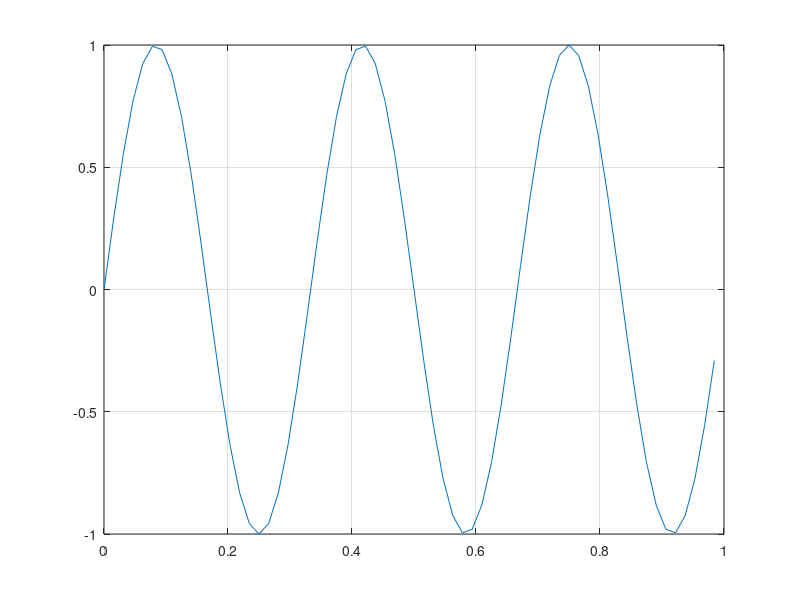
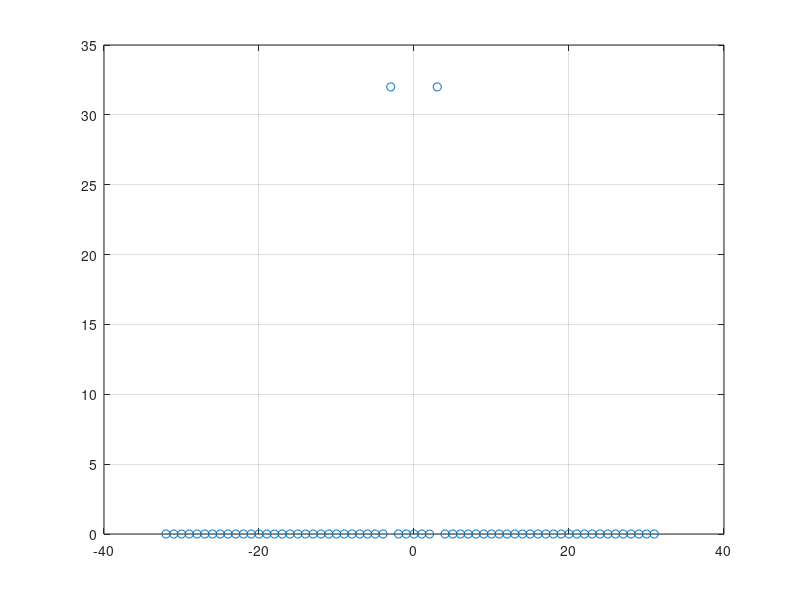
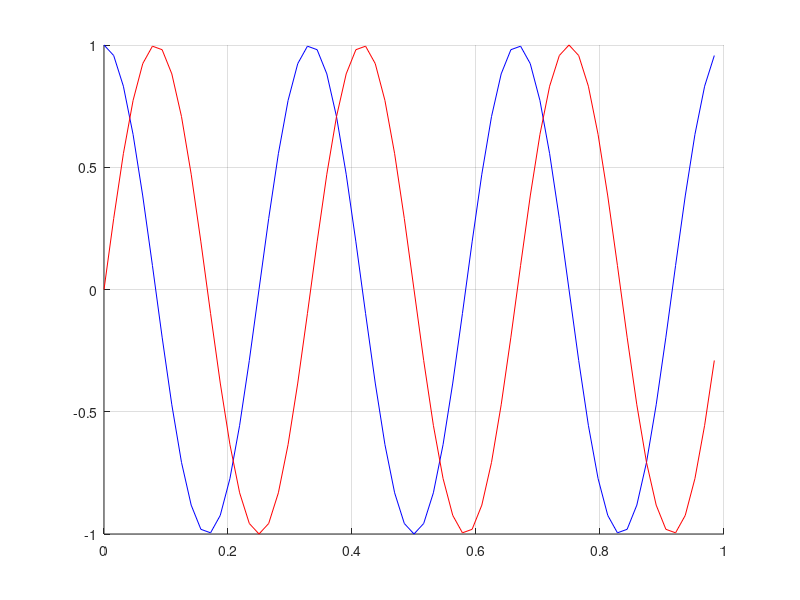

These charts were generated, in order, by the following MATLAB code:
clear all;
close all;

T = 1;  %length of sampling sequence in s
N = 64; %number of samples
M = 3; % number of periods per sequence
ts = T/N; %sample interval
fs = 1/ts %sampling frequency
tmax = (N-1)*ts;
t = 0:ts:tmax;
y = sin(2*pi*M*t);

fig01 = figure;
plot(t,y);
grid on;

%% We do the FT
Y = fft(y);

%% We create a frequency vector in natural order
% -fs/2, ..., 0, ... +fs/2
f =fftshift(( 0:(fs-1)) - fs/2);

%% Show Magnitude spectrum
% There shold be only two lines at -M and +M
figure;
plot(f,abs(Y),'o');
grid on;

%% Attempt at phase shift
% y/t) -> Y(w)
% y(t-t0) -> Y(w) * exp(-i*w*t0)
% Phase shift of pi/2 in frequncy domain is equavalent to as time shift
% of T/4 in time domain

Y = Y.*exp(-i*2*pi*f*T/4);

% Inverse FT
u = ifft(Y);

figure
hold on;
plot(t,real(u),'b-');
plot(t,real(y),'r-');
hold off;
grid;